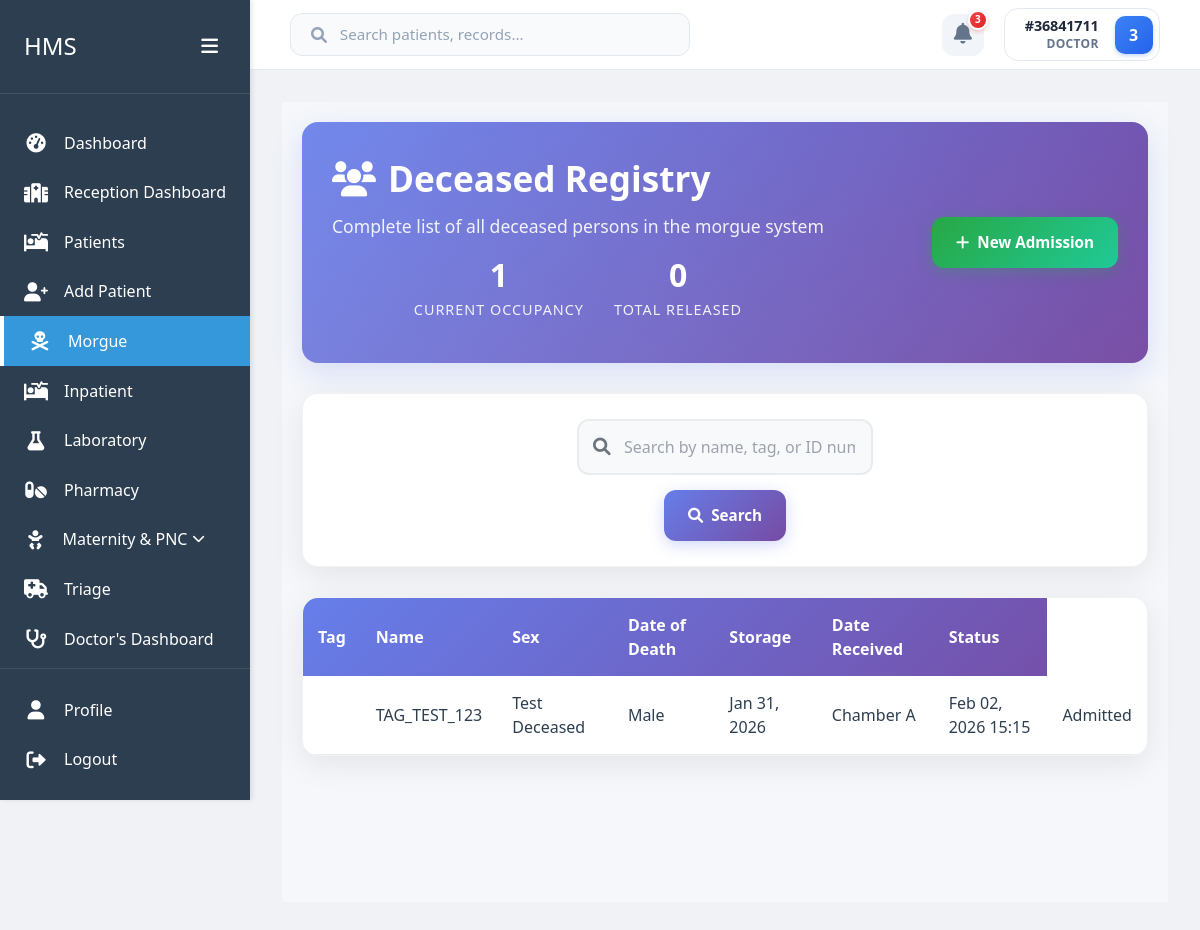
The page /morgue/deceased/ (signed in) on the database its author committed.
### users/models.py (models this page shows, shortened)
class User(AbstractBaseUser, PermissionsMixin):
    roles = [
        ('Admin', 'Admin'),
        ('Receptionist', 'Receptionist'),
        ('Doctor', 'Doctor'),
        ('Nurse', 'Nurse'),
        ('Pharmacist', 'Pharmacist'),
        ('Lab Technician', 'Lab Technician'),
        ('Accountant', 'Accountant'),
        ('Triage Nurse', 'Triage Nurse'),
        ('Radiographer', 'Radiographer'),
        ('Procurement Officer', 'Procurement Officer'),
        ('SHA Manager', 'SHA Manager'),
    ]
    id_number = models.CharField(max_length=20, unique=True)
    role = models.CharField(max_length=20, choices=roles)
    is_staff = models.BooleanField(default=False)
    is_active = models.BooleanField(default=True)
    date_joined = models.DateTimeField(default=timezone.now)
    USERNAME_FIELD = 'id_number'
    REQUIRED_FIELDS = []
    objects = CustomUserManager()

### morgue/models.py (models this page shows, shortened)
class Deceased(models.Model):
    DECEASED_TYPE_CHOICES = [
        ('INTERNAL', 'Internal'),
        ('EXTERNAL', 'External'),
    ]
    SEX_CHOICES = [
        ('MALE', 'Male'),
        ('FEMALE', 'Female'),
        ('OTHER', 'Other'),
    ]
    SCHEME_CHOICES = [
        ('CASH_PAYERS', 'Cash Payers'),
        ('INSURANCE', 'Insurance'),
        ('NHIF', 'NHIF'),
    ]
    ID_TYPE_CHOICES = [
        ('NATIONAL_ID', 'National ID'),
        ('PASSPORT', 'Passport'),
        ('BIRTH_CERTIFICATE', 'Birth Certificate'),
        ('DRIVING_LICENSE', 'Driving License'),
        ('OTHER', 'Other'),
    ]
    STORAGE_AREA_CHOICES = [
        ('MAIN_MORGUE', 'Main Morgue'),
        ('TEMPORARY', 'Temporary Storage'),
        ('EMERGENCY', 'Emergency Storage'),
    ]
    STORAGE_CHAMBER_CHOICES = [
        ('CHAMBER_A', 'Chamber A'),
        ('CHAMBER_B', 'Chamber B'),
        ('CHAMBER_C', 'Chamber C'),
        ('CHAMBER_D', 'Chamber D'),
        ('CHAMBER_E', 'Chamber E'),
        ('CHAMBER_F', 'Chamber F'),
    ]
    deceased_type = models.CharField(max_length=20, choices=DECEASED_TYPE_CHOICES, default='INTERNAL')
    surname = models.CharField(max_length=100)
    other_names = models.CharField(max_length=200)
    sex = models.CharField(max_length=10, choices=SEX_CHOICES)
    scheme = models.CharField(max_length=20, choices=SCHEME_CHOICES, default='CASH_PAYERS')
    id_type = models.CharField(max_length=20, choices=ID_TYPE_CHOICES)
    id_number = models.CharField(max_length=50, unique=True)
    physical_address = models.TextField()
    residence = models.CharField(max_length=100)
    town = models.CharField(max_length=100)
    nationality = models.CharField(max_length=100, default='Kenyan')
    date_of_death = models.DateField()
    time_of_death = models.TimeField()
    place_of_death = models.CharField(max_length=200)
    cause_of_death = models.TextField()
    storage_area = models.CharField(max_length=20, choices=STORAGE_AREA_CHOICES)
    storage_chamber = models.CharField(max_length=20, choices=STORAGE_CHAMBER_CHOICES)
    expected_removal_date = models.DateField()
    tag = models.CharField(max_length=50, unique=True, help_text="Unique identification tag for the deceased")
    created_at = models.DateTimeField(auto_now_add=True)
    updated_at = models.DateTimeField(auto_now=True)
    created_by = models.ForeignKey(User, on_delete=models.CASCADE)
    is_released = models.BooleanField(default=False)
    release_date = models.DateTimeField(null=True, blank=True)
    class Meta:
        ordering = ['-created_at']
        verbose_name = "Deceased"
        verbose_name_plural = "Deceased"

### morgue/views.py (the view, shortened to what this page needs)
# urls.py: path('deceased/', views.DeceasedListView.as_view(), name='deceased_list'),
class DeceasedListView(LoginRequiredMixin, ListView):
    model = Deceased
    template_name = 'morgue/deceased_list.html'
    context_object_name = 'deceased_list'
    paginate_by = 20
    def get_queryset(self):
        queryset = Deceased.objects.select_related('created_by').prefetch_related('admissions')
        search_query = self.request.GET.get('search')
        return queryset.order_by('-created_at')
    def get_context_data(self, **kwargs):
        context = super().get_context_data(**kwargs)
        context['total_count'] = Deceased.objects.filter(is_released=False).count()
        context['released_count'] = Deceased.objects.filter(is_released=True).count()
        return context

### morgue/templates/morgue/deceased_list.html (shortened to what this page needs)
{% extends 'users/dashboard_base.html' %}
{% load static %}
{% block content %}
<div class="deceased-list-page">
    <header class="list-header">
        <div class="header-content">
            <div class="header-text">
                <h1><i class="fas fa-users"></i> Deceased Registry</h1>
                <p>Complete list of all deceased persons in the morgue system</p>
            </div>
            <div class="header-stats">
                <div class="quick-stat">
                    <span class="stat-number">{{ total_count }}</span>
                    <span class="stat-label">Current Occupancy</span>
                </div>
                <div class="quick-stat">
                    <span class="stat-number">{{ released_count }}</span>
                    <span class="stat-label">Total Released</span>
                </div>
            </div>
        </div>
        <div class="header-actions">
            <a href="{% url 'morgue:deceased_create' %}" class="btn btn-primary">
                <i class="fas fa-plus"></i> New Admission
            </a>
        </div>
    </header>
    <section class="search-section">
        <div class="search-container">
            <form method="GET" class="search-form">
                <div class="search-input-wrapper">
                    <i class="fas fa-search"></i>
                    <input type="text"
                           name="search"
                           id="search_query"
                           value="{{ request.GET.search }}"
                           placeholder="Search by name, tag, or ID number..."
                           class="search-input">
                </div>
                <div class="search-actions">
                    <button type="submit" class="btn btn-search">
                        <i class="fas fa-search"></i> Search
                    </button>
                </div>
            </form>
        </div>
    </section>
    <section class="table-section">
        <div class="table-container">
            <table style="width: 100%; border-collapse: collapse; background: white; border-radius: 8px; overflow: hidden; box-shadow: 0 2px 10px rgba(0,0,0,0.1);">
                <thead>
                    <tr style="background: linear-gradient(135deg, #667eea 0%, #764ba2 100%); color: white;">
                        <th style="padding: 15px; text-align: left;">Tag</th>
                        <th style="padding: 15px; text-align: left;">Name</th>
                        <th style="padding: 15px; text-align: left;">Sex</th>
                        <th style="padding: 15px; text-align: left;">Date of Death</th>
                        <th style="padding: 15px; text-align: left;">Storage</th>
                        <th style="padding: 15px; text-align: left;">Date Received</th>
                        <th style="padding: 15px; text-align: left;">Status</th>
                    </tr>
                </thead>
                <tbody>
                    {% for deceased in deceased_list %}
                    <tr class="deceased-row" data-url="{% url 'morgue:deceased_detail' deceased.pk %}" style="cursor: pointer; border-bottom: 1px solid #e9ecef;" onmouseover="this.style.background='#f8f9fa'" onmouseout="this.style.background='white'">
                        <td style="padding: 15px;">{{ deceased.tag|default:"No Tag" }}</td>
                        <td style="padding: 15px;">{{ deceased.surname|default:"N/A" }} {{ deceased.other_names|default:"" }}</td>
                        <td style="padding: 15px;">{{ deceased.get_sex_display }}</td>
                        <td style="padding: 15px;">{{ deceased.date_of_death|date:"M d, Y"|default:"N/A" }}</td>
                        <td style="padding: 15px;">{{ deceased.get_storage_chamber_display|default:"N/A" }}</td>
                        <td style="padding: 15px;">
                            {% if deceased.admissions.exists %}
                                {{ deceased.admissions.first.admission_datetime|date:"M d, Y H:i"|default:"N/A" }}
                            {% else %}
                                {{ deceased.created_at|date:"M d, Y H:i"|default:"N/A" }}
                            {% endif %}
                        </td>
                        <td style="padding: 15px;">
                            {% if deceased.is_released %}Released{% else %}Admitted{% endif %}
                        </td>
                    </tr>
                    {% empty %}
                    <tr>
                        <td colspan="7" style="text-align: center; padding: 40px; color: #6c757d;">
                            No deceased records found.
                        </td>
                    </tr>
                    {% endfor %}
                </tbody>
            </table>
        </div>
    </section>
</div>
{% endblock %}

### users/templates/users/dashboard_base.html (shortened to what this page needs)
{% load static %}
<!DOCTYPE html>
<html lang="en">
<head>
    <link rel="stylesheet" href="{% static 'users/css/dashboard.css' %}">
    <link rel="stylesheet" href="{% static 'users/vendor/fontawesome/css/all.min.css' %}">
    <link rel="stylesheet" href="{% static 'users/css/tailwind.css' %}">
</head>
<body>
    <div class="dashboard-container">
        <div class="sidebar" id="sidebar">
            <div class="sidebar-header">
                <h2>HMS</h2>
                <button class="toggle-btn" id="sidebarToggle">
                    <i class="fas fa-bars"></i>
                </button>
            </div>
            <div class="sidebar-menu">
                {% if user.is_staff %}
                <a href="{% url 'users:dashboard' %}"
                    class="menu-item {% if request.resolver_match.url_name == 'dashboard' %}active{% endif %}">
                    <i class="fas fa-tachometer-alt"></i>
                    <span>Dashboard</span>
                </a>
                {% endif %}
                {% if user.role == 'Admin' or user.role == 'Receptionist' or user.role == 'Doctor' or user.role == 'Triage Nurse' %}
                <a href="{% url 'home:reception_dashboard' %}"
                    class="menu-item {% if request.resolver_match.url_name == 'reception_dashboard' %}active{% endif %}">
                    <i class="fas fa-hospital"></i>
                    <span>Reception Dashboard</span>
                </a>
                <a href="{% url 'home:patient_list' %}"
                    class="menu-item {% if request.resolver_match.url_name == 'patient_list' %}active{% endif %}">
                    <i class="fas fa-procedures"></i>
                    <span>Patients</span>
                </a>
                <a href="{% url 'home:patient_create' %}"
                    class="menu-item {% if request.resolver_match.url_name == 'patient_create' %}active{% endif %}">
                    <i class="fas fa-user-plus"></i>
                    <span>Add Patient</span>
                </a>
                {% endif %}
                {% if user.role == 'Admin' or user.role == 'Doctor' or user.role == 'Morgue Attendant' %}
                <a href="{% url 'morgue:dashboard' %}"
                    class="menu-item {% if request.resolver_match.namespace == 'morgue' %}active{% endif %}">
                    <i class="fas fa-skull-crossbones"></i>
                    <span>Morgue</span>
                </a>
                {% endif %}
                {% if user.role == 'Admin' or user.role == 'Doctor' or user.role == 'Nurse' %}
                <a href="{% url 'inpatient:dashboard' %}"
                    class="menu-item {% if request.resolver_match.namespace == 'inpatient' %}active{% endif %}">
                    <i class="fas fa-procedures"></i>
                    <span>Inpatient</span>
                </a>
                {% endif %}
                {% if user.role == 'Admin' or user.role == 'Doctor' or user.role == 'Lab Technician' %}
                <a href="{% url 'lab:radiology_dashboard' %}"
                    class="menu-item {% if request.resolver_match.namespace == 'lab' %}active{% endif %}">
                    <i class="fas fa-flask"></i>
                    <span>Laboratory</span>
                </a>
                {% endif %}
                {% if user.role == 'Admin' or user.role == 'Doctor' or user.role == 'Pharmacist' %}
                <a href="{% url 'home:pharmacy_dashboard' %}"
                    class="menu-item {% if request.resolver_match.url_name == 'pharmacy_dashboard' %}active{% endif %}">
                    <i class="fas fa-pills"></i>
                    <span>Pharmacy</span>
                </a>
                {% endif %}
                {% if user.role == 'Admin' or user.role == 'Doctor' or user.role == 'Nurse' %}
                <a href="javascript:void(0)"
                    class="menu-item has-submenu {% if request.resolver_match.namespace == 'maternity' %}active{% endif %}"
                    id="maternityMenu">
                    <i class="fas fa-baby"></i>
                    <span>Maternity & PNC</span>
                    <i class="fas fa-chevron-down ms-auto submenu-arrow"
                        style="font-size: 0.8rem; transition: transform 0.3s;"></i>
                </a>
                {% endif %}
                {% if user.role == 'Admin' or user.role == 'Doctor' or user.role == 'Nurse' or user.role == 'Triage Nurse' %}
                <a href="#" class="menu-item {% if 'triage' in request.resolver_match.namespaces %}active{% endif %}">
                    <i class="fas fa-ambulance"></i>
                    <span>Triage</span>
                </a>
                {% endif %}
                {% if user.role == 'Admin' or user.role == 'Doctor' %}
                <a href="{% url 'home:opd_dashboard' %}"
                    class="menu-item {% if request.resolver_match.url_name == 'opd_dashboard' %}active{% endif %}">
                    <i class="fas fa-stethoscope"></i>
                    <span>Doctor's Dashboard</span>
                </a>
                {% endif %}
                <a href="#" class="menu-item">
                </a>
            </div>
            <div class="sidebar-footer">
                <a href="{% url 'users:profile' %}" class="menu-item">
                    <i class="fas fa-user"></i>
                    <span>Profile</span>
                </a>
                <a href="{% url 'users:logout' %}" class="menu-item">
                    <i class="fas fa-sign-out-alt"></i>
                    <span>Logout</span>
                </a>
            </div>
        </div>
        <div class="main-content" id="mainContent">
            <header class="top-bar">
                <div class="search-bar">
                    <i class="fas fa-search"></i>
                    <input type="text" placeholder="Search patients, records...">
                </div>
                <div class="user-nav">
                    <div class="notifications">
                        <i class="fas fa-bell"></i>
                        <span class="notification-badge">3</span>
                    </div>
                    <div class="user-profile-nav">
                        <div class="user-details">
                            <span class="user-id">#{{ user.id_number }}</span>
                            <span class="user-role">{{ user.get_role_display }}</span>
                        </div>
                        <div class="user-avatar-sm">
                            {{ user.id_number|slice:":1"|upper }}
                        </div>
                    </div>
                </div>
            </header>
            <main>
                {% block content %}{% endblock %}
            </main>
        </div>
    </div>
</body>
</html>

### rows shown on the page
User: id_number "36841711", role "DOCTOR", id_number "3"
Deceased: tag "TAG_TEST_123", surname "Test", other_names "Deceased", sex "Male", date_of_death "Jan 31, 2026", storage_chamber "Chamber A", created_at "Feb 02, 2026 15:15", is_released "Admitted"

### other values the page prints
{{ total_count }} "1"
{{ released_count }} "0"
